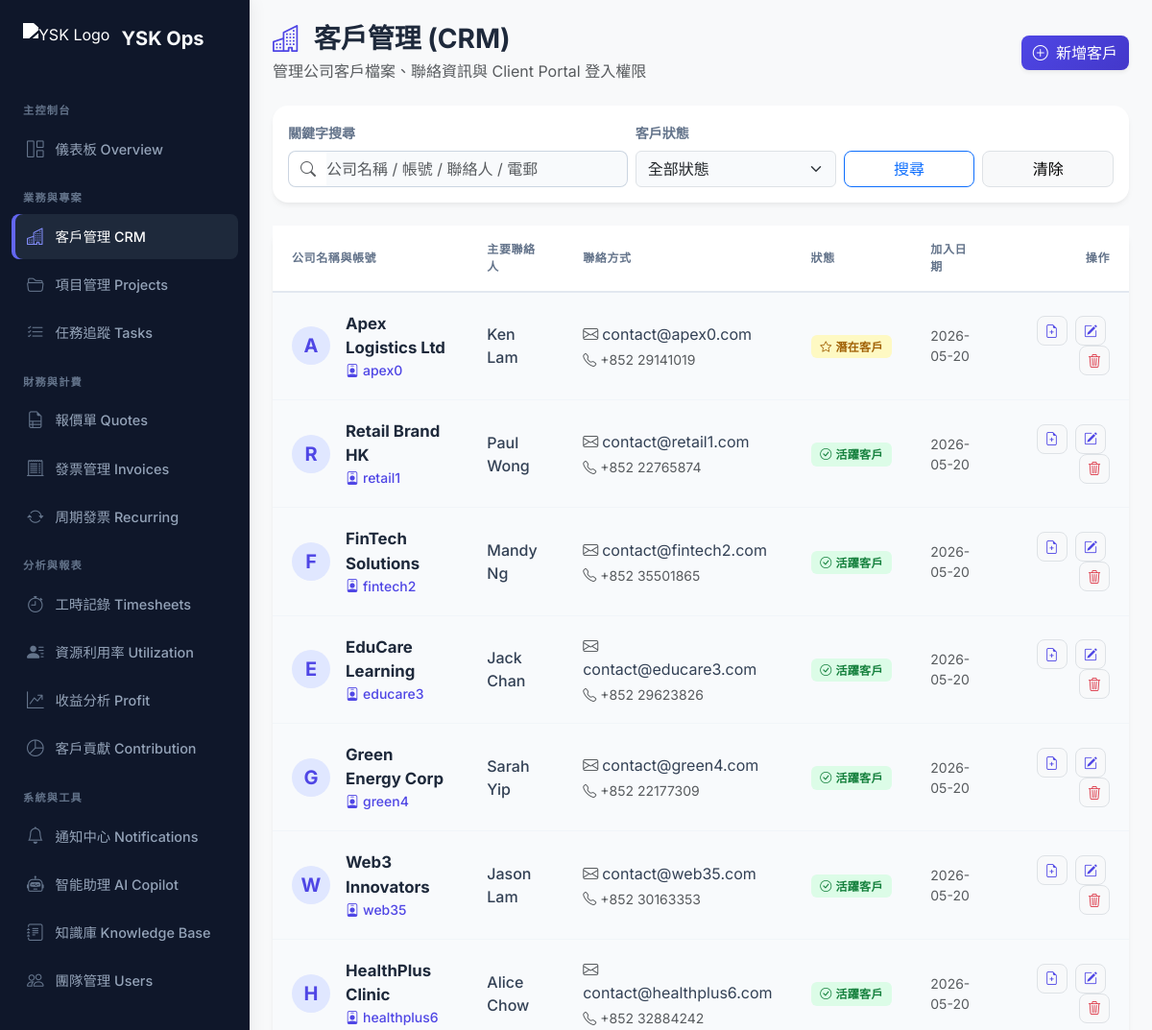
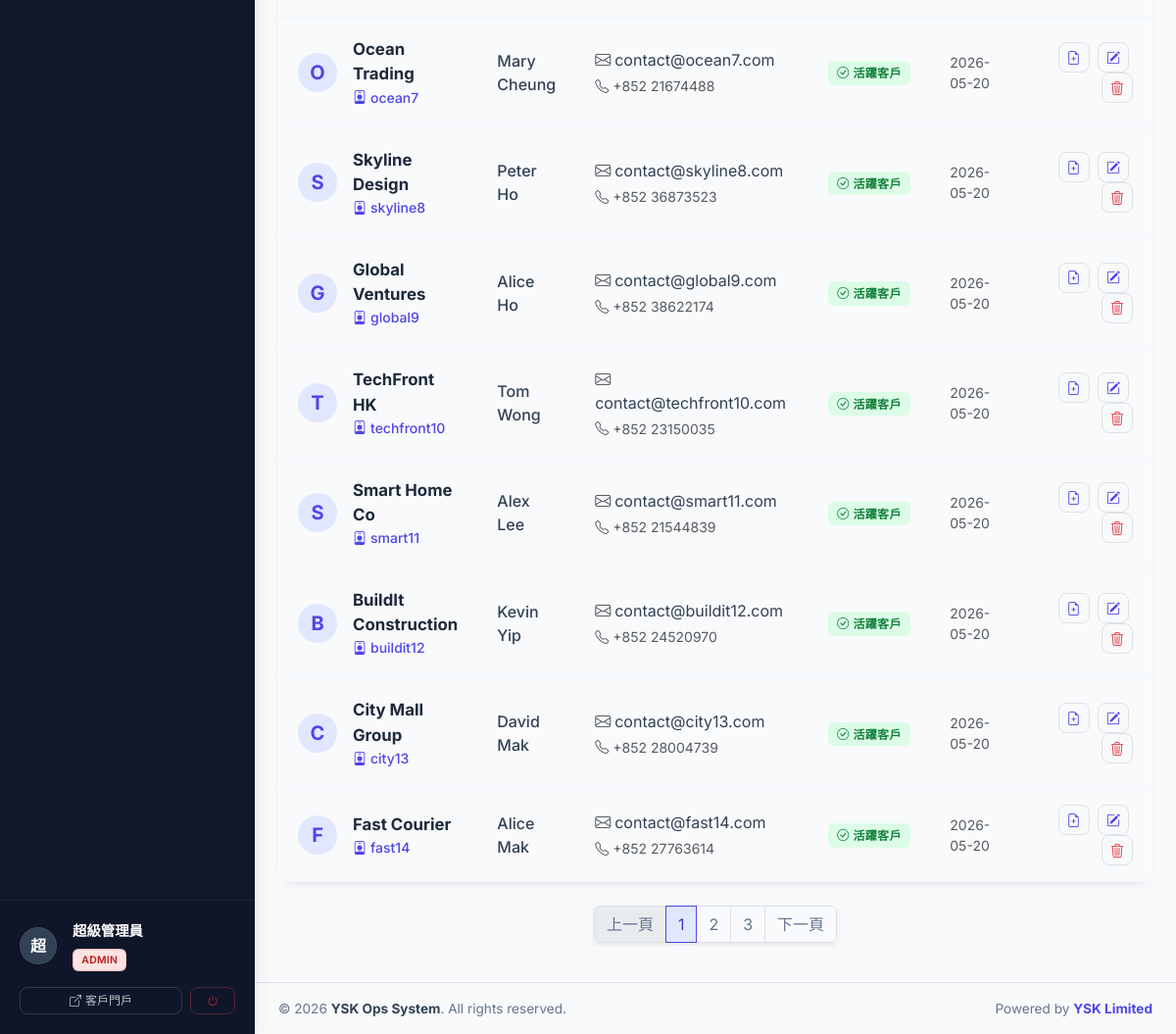
The page /clients.php (signed in) on the database its author committed (2 pictures, top to bottom).
### tables this page shows
CREATE TABLE clients (
    id INT AUTO_INCREMENT PRIMARY KEY,
    username VARCHAR(50) UNIQUE,
    password_hash VARCHAR(255),
    company_name VARCHAR(150) NOT NULL,
    contact_person VARCHAR(100),
    email VARCHAR(100),
    phone VARCHAR(20),
    address TEXT,
    notes TEXT,
    status ENUM('active', 'inactive', 'lead') DEFAULT 'active',
    created_at TIMESTAMP DEFAULT CURRENT_TIMESTAMP,
    updated_at TIMESTAMP DEFAULT CURRENT_TIMESTAMP ON UPDATE CURRENT_TIMESTAMP,
    FULLTEXT KEY ft_clients (company_name, contact_person, email, notes)
);

### includes/auth.php (called while the page is built, shortened)
<?php
require_once __DIR__ . '/db.php';
function is_logged_in() {
    return isset($_SESSION['user_id']) && isset($_SESSION['user']);
}
function has_any_role($allowed_roles) {
    $user_role = $_SESSION['user']['role'] ?? 'viewer';
    if ($user_role === 'admin') return true;
    return in_array($user_role, $allowed_roles);
}
?>

### includes/db.php (called while the page is built, shortened)
<?php
function get_db_connection() {
    static $pdo = null;
    if ($pdo === null) {
        try {
            $dsn = "mysql:host=" . DB_HOST . ";dbname=" . DB_NAME . ";charset=" . DB_CHAR;
            $pdo = new PDO($dsn, DB_USER, DB_PASS, [
                PDO::ATTR_ERRMODE => PDO::ERRMODE_EXCEPTION,
                PDO::ATTR_DEFAULT_FETCH_MODE => PDO::FETCH_ASSOC,
                PDO::ATTR_EMULATE_PREPARES => false,
            ]);
        } catch (PDOException $e) {
            die("Database connection failed: " . $e->getMessage() . "<br>Please check config.php and run database.sql first.");
        }
    }
    return $pdo;
}
function db_query($sql, $params = []) {
    $pdo = get_db_connection();
    $stmt = $pdo->prepare($sql);
    $stmt->execute($params);
    return $stmt;
}
function db_fetch_all($sql, $params = []) {
    return db_query($sql, $params)->fetchAll();
}
function db_fetch_one($sql, $params = []) {
    return db_query($sql, $params)->fetch();
}
?>

### clients.php (the view, shortened to what this page needs)
<?php
require_once 'includes/db.php';
require_once 'includes/auth.php';
$search = $_GET['search'] ?? '';
$status_filter = $_GET['status'] ?? '';
$page = max(1, (int)($_GET['page'] ?? 1));
$per_page = 15;
$offset = ($page - 1) * $per_page;
$count_sql = "SELECT COUNT(*) as total FROM clients WHERE 1=1";
$count_params = [];
$total = db_fetch_one($count_sql, $count_params)['total'] ?? 0;
$total_pages = ceil($total / $per_page);
$sql = "SELECT * FROM clients WHERE 1=1";
$params = [];
$sql .= " ORDER BY created_at DESC LIMIT $per_page OFFSET $offset";
$clients = db_fetch_all($sql, $params);
$status_labels = [
    'active' => ['text' => '活躍客戶', 'color' => 'success', 'icon' => 'bi-check-circle'],
    'lead' => ['text' => '潛在客戶', 'color' => 'warning', 'icon' => 'bi-star'],
    'inactive' => ['text' => '非活躍', 'color' => 'secondary', 'icon' => 'bi-pause-circle']
];
?>
<?php include 'includes/header.php'; ?>
<div class="d-flex align-items-stretch" style="min-height: 100vh; width: 100%;">
    <?php include 'includes/sidebar.php'; ?>
    <div class="flex-grow-1 d-flex flex-column" style="background-color: #f8f9fa; min-width: 0;">
        <div class="p-3 p-md-4 flex-grow-1">
            <div class="d-flex justify-content-between align-items-center mb-4">
                <div class="d-flex align-items-center">
                    <div>
                        <h2 class="h3 fw-bold mb-1 text-slate-800"><i class="bi bi-buildings me-2 text-primary"></i> 客戶管理 (CRM)</h2>
                        <p class="text-muted mb-0 d-none d-md-block">管理公司客戶檔案、聯絡資訊與 Client Portal 登入權限</p>
                    </div>
                </div>
                <?php if (has_any_role(['admin', 'pm'])): ?>
                <button class="btn btn-primary shadow-sm" data-bs-toggle="modal" data-bs-target="#addClientModal">
                    <i class="bi bi-plus-circle me-1"></i> 新增客戶
                </button>
                <?php endif; ?>
            </div>
            <div class="card mb-4 border-0 shadow-sm">
                <div class="card-body">
                    <form method="GET" class="row g-2 align-items-end">
                        <div class="col-md-5">
                            <label class="form-label text-slate-500 fw-semibold small">關鍵字搜尋</label>
                            <div class="input-group">
                                <span class="input-group-text bg-white text-muted border-end-0"><i class="bi bi-search"></i></span>
                                <input type="text" name="search" class="form-control border-start-0 ps-0 shadow-none" value="<?= htmlspecialchars($search) ?>" placeholder="公司名稱 / 帳號 / 聯絡人 / 電郵">
                            </div>
                        </div>
                        <div class="col-md-3">
                            <label class="form-label text-slate-500 fw-semibold small">客戶狀態</label>
                            <select name="status" class="form-select shadow-none">
                                <option value="">全部狀態</option>
                            </select>
                        </div>
                        <div class="col-md-2">
                            <button type="submit" class="btn btn-outline-primary w-100">搜尋</button>
                        </div>
                        <div class="col-md-2 text-end">
                            <a href="clients.php" class="btn btn-light w-100 border">清除</a>
                        </div>
                    </form>
                </div>
            </div>
            <div class="card border-0 shadow-sm mb-4">
                <div class="card-body p-0">
                    <div class="table-responsive">
                        <table class="table table-hover align-middle mb-0">
                            <thead class="bg-light text-slate-600">
                                <tr>
                                    <th>公司名稱與帳號</th>
                                    <th>主要聯絡人</th>
                                    <th>聯絡方式</th>
                                    <th>狀態</th>
                                    <th>加入日期</th>
                                    <th width="180" class="text-end pe-4">操作</th>
                                </tr>
                            </thead>
                            <tbody class="border-top-0">
                                <?php foreach ($clients as $c):
                                    $status_info = $status_labels[$c['status']] ?? $status_labels['inactive'];
                                    $avatar_char = mb_substr($c['company_name'] ?? 'C', 0, 1, 'UTF-8');
                                ?>
                                <tr>
                                    <td class="ps-4">
                                        <div class="d-flex align-items-center py-1">
                                            <div class="bg-indigo bg-opacity-10 text-indigo rounded-circle d-flex align-items-center justify-content-center me-3 flex-shrink-0" style="width:40px; height:40px; background-color:#e0e7ff; color:#4338ca;">
                                                <span class="fw-bold fs-5"><?= htmlspecialchars($avatar_char) ?></span>
                                            </div>
                                            <div>
                                                <div class="fw-bold text-slate-800" style="font-size: 1.05rem;"><?= htmlspecialchars($c['company_name'] ?? '') ?></div>
                                                <?php if($c['username']): ?>
                                                    <div class="small text-primary fw-medium"><i class="bi bi-person-badge me-1"></i><?= htmlspecialchars($c['username']) ?></div>
                                                <?php else: ?>
                                                    <div class="small text-muted fst-italic">未開通 Portal 登入</div>
                                                <?php endif; ?>
                                            </div>
                                        </div>
                                    </td>
                                    <td>
                                        <span class="text-slate-700 fw-medium"><?= htmlspecialchars($c['contact_person'] ?: '未提供') ?></span>
                                    </td>
                                    <td>
                                        <div class="text-slate-700"><i class="bi bi-envelope text-muted me-1"></i><?= htmlspecialchars($c['email'] ?: '-') ?></div>
                                        <div class="small text-muted mt-1"><i class="bi bi-telephone text-muted me-1"></i><?= htmlspecialchars($c['phone'] ?: '-') ?></div>
                                    </td>
                                    <td>
                                        <span class="badge bg-<?= $status_info['color'] ?> bg-opacity-10 text-<?= $status_info['color'] ?> px-2 py-1">
                                            <i class="bi <?= $status_info['icon'] ?> me-1"></i><?= $status_info['text'] ?>
                                        </span>
                                    </td>
                                    <td class="text-muted small"><?= date('Y-m-d', strtotime($c['created_at'])) ?></td>
                                    <td class="text-end pe-4">
                                        <?php if (has_any_role(['admin', 'pm', 'finance'])): ?>
                                            <a href="quote_edit.php?client_id=<?= (int)$c['id'] ?>" class="btn btn-sm btn-light border text-primary me-1" title="開報價"><i class="bi bi-file-earmark-plus"></i></a>
                                        <?php endif; ?>
                                        <?php if (has_any_role(['admin', 'pm'])): ?>
                                            <button class="btn btn-sm btn-light border text-primary me-1" data-bs-toggle="modal" data-bs-target="#editClientModal<?= $c['id'] ?>" title="編輯"><i class="bi bi-pencil-square"></i></button>
                                            <form method="POST" class="d-inline" onsubmit="return confirm('⚠️ 嚴重警告！\n\n刪除客戶將會連帶永久刪除該客戶名下的：\n- 所有項目 (Projects)\n- 所有任務 (Tasks)\n- 所有發票 (Invoices)\n\n建議在編輯中將狀態改為「非活躍」。\n\n確定要強制刪除嗎？')">
                                                <button type="submit" name="delete_client" class="btn btn-sm btn-light border text-danger" title="刪除"><i class="bi bi-trash3"></i></button>
                                            </form>
                                        <?php else: ?>
                                            <button class="btn btn-sm btn-light border text-muted disabled" title="權限不足"><i class="bi bi-lock"></i></button>
                                        <?php endif; ?>
                                    </td>
                                </tr>
                                <?php endforeach; ?>
                            </tbody>
                        </table>
                    </div>
                </div>
            </div>
            <?php if ($total_pages > 1): ?>
            <div class="d-flex justify-content-center mt-3">
                <nav>
                    <ul class="pagination shadow-sm">
                        <li class="page-item <?= $page <= 1 ? 'disabled' : '' ?>">
                            <a class="page-link text-slate-500" href="?page=<?= $page-1 ?>&search=<?= urlencode($search) ?>&status=<?= $status_filter ?>">上一頁</a>
                        </li>
                        <?php for ($i = 1; $i <= $total_pages; $i++): ?>
                        <li class="page-item <?= $i == $page ? 'active' : '' ?>">
                            <a class="page-link <?= $i == $page ? 'bg-primary border-primary' : 'text-slate-500' ?>" href="?page=<?= $i ?>&search=<?= urlencode($search) ?>&status=<?= $status_filter ?>"><?= $i ?></a>
                        </li>
                        <?php endfor; ?>
                        <li class="page-item <?= $page >= $total_pages ? 'disabled' : '' ?>">
                            <a class="page-link text-slate-500" href="?page=<?= $page+1 ?>&search=<?= urlencode($search) ?>&status=<?= $status_filter ?>">下一頁</a>
                        </li>
                    </ul>
                </nav>
            </div>
            <?php endif; ?>
<?php include 'includes/footer.php'; ?>

### css/style.css (style rules this page uses)
:root { --bs-primary: #4f46e5; --bs-primary-rgb: 79, 70, 229; --bs-body-bg: #f8fafc; --bs-body-font-family: 'Inter', 'Noto Sans TC', system-ui, sans-serif; }
body { background-color: var(--bs-body-bg); font-family: var(--bs-body-font-family); color: #334155; -webkit-font-smoothing: antialiased; }
.text-slate-500 { color: #64748b !important; }
.text-slate-700 { color: #334155 !important; }
.text-slate-800 { color: #1e293b !important; }
.text-indigo { color: #4f46e5 !important; }
.card { border: none !important; border-radius: 16px !important; box-shadow: 0 4px 6px -1px rgba(0, 0, 0, 0.05), 0 2px 4px -1px rgba(0, 0, 0, 0.03) !important; background-color: #ffffff; }
.btn { border-radius: 8px !important; font-weight: 500; }
.btn-primary { background: linear-gradient(135deg, #4f46e5 0%, #4338ca 100%) !important; border: none !important; box-shadow: 0 4px 6px -1px rgba(79, 70, 229, 0.2); }
.table { margin-bottom: 0; }
.table > :not(caption) > * > * { padding: 1rem 1.25rem !important; border-bottom: 1px solid #f1f5f9 !important; vertical-align: middle; }
.table th, .table thead.table-dark th { background-color: #ffffff !important; color: #64748b !important; font-weight: 600 !important; text-transform: uppercase; font-size: 0.75rem; letter-spacing: 0.05em; border-bottom: 2px solid #e2e8f0 !important; }
.table-hover tbody tr { transition: background-color 0.2s ease; }
.badge { padding: 0.5em 0.8em !important; border-radius: 6px !important; font-weight: 600 !important; letter-spacing: 0.025em; }
.bg-success { background-color: #dcfce7 !important; color: #15803d !important; }
.bg-warning { background-color: #fef9c3 !important; color: #a16207 !important; }
.bg-primary { background-color: #e0e7ff !important; color: #4338ca !important; }
.input-group-text { border-radius: 8px 0 0 8px !important; border-color: #cbd5e1; }
.input-group .form-control { border-radius: 0 8px 8px 0 !important; border-color: #cbd5e1; }

### rows shown on the page
clients: company_name "A", company_name "Apex Logistics Ltd", username "apex0", contact_person "Ken Lam", email "contact@apex0.com", phone "+852 29141019", status "潛在客戶", created_at "2026-05-20"
clients: company_name "R", company_name "Retail Brand HK", username "retail1", contact_person "Paul Wong", email "contact@retail1.com", phone "+852 22765874", status "活躍客戶", created_at "2026-05-20"
clients: company_name "F", company_name "FinTech Solutions", username "fintech2", contact_person "Mandy Ng", email "contact@fintech2.com", phone "+852 35501865", status "活躍客戶", created_at "2026-05-20"
clients: company_name "E", company_name "EduCare Learning", username "educare3", contact_person "Jack Chan", email "contact@educare3.com", phone "+852 29623826", status "活躍客戶", created_at "2026-05-20"
clients: company_name "G", company_name "Green Energy Corp", username "green4", contact_person "Sarah Yip", email "contact@green4.com", phone "+852 22177309", status "活躍客戶", created_at "2026-05-20"
clients: company_name "W", company_name "Web3 Innovators", username "web35", contact_person "Jason Lam", email "contact@web35.com", phone "+852 30163353", status "活躍客戶", created_at "2026-05-20"
clients: company_name "H", company_name "HealthPlus Clinic", username "healthplus6", contact_person "Alice Chow", email "contact@healthplus6.com", phone "+852 32884242", status "活躍客戶", created_at "2026-05-20"
clients: company_name "O", company_name "Ocean Trading", username "ocean7", contact_person "Mary Cheung", email "contact@ocean7.com", phone "+852 21674488", status "活躍客戶", created_at "2026-05-20"
clients: company_name "S", company_name "Skyline Design", username "skyline8", contact_person "Peter Ho", email "contact@skyline8.com", phone "+852 36873523", status "活躍客戶", created_at "2026-05-20"
clients: company_name "G", company_name "Global Ventures", username "global9", contact_person "Alice Ho", email "contact@global9.com", phone "+852 38622174", status "活躍客戶", created_at "2026-05-20"
clients: company_name "T", company_name "TechFront HK", username "techfront10", contact_person "Tom Wong", email "contact@techfront10.com", phone "+852 23150035", status "活躍客戶", created_at "2026-05-20"
clients: company_name "S", company_name "Smart Home Co", username "smart11", contact_person "Alex Lee", email "contact@smart11.com", phone "+852 21544839", status "活躍客戶", created_at "2026-05-20"
clients: company_name "B", company_name "BuildIt Construction", username "buildit12", contact_person "Kevin Yip", email "contact@buildit12.com", phone "+852 24520970", status "活躍客戶", created_at "2026-05-20"
clients: company_name "C", company_name "City Mall Group", username "city13", contact_person "David Mak", email "contact@city13.com", phone "+852 28004739", status "活躍客戶", created_at "2026-05-20"
clients: company_name "F", company_name "Fast Courier", username "fast14", contact_person "Alice Mak", email "contact@fast14.com", phone "+852 27763614", status "活躍客戶", created_at "2026-05-20"

### other values the page prints
$avatar_char "超"
$user_name "超級管理員"
$user_role "ADMIN"
